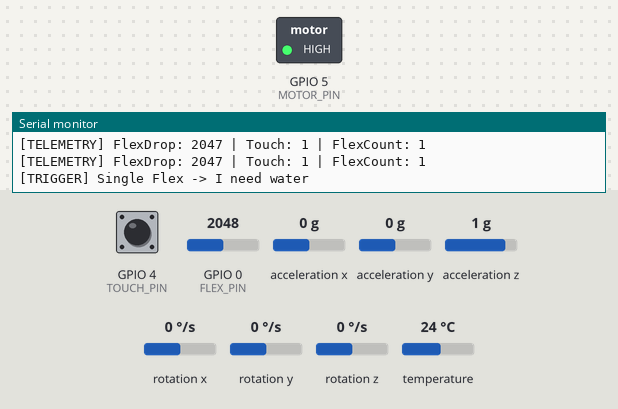
The sketch below on a simulated ESP32-C3. Parts: switched loads named in the sketch (green lamp = pin HIGH), the last lines printed to the serial monitor. Dashed ring = blinking. The inputs (shaded band) are chosen by the test bench; at power-on: acceleration x 0 g, acceleration y 0 g, GPIO 0 (FLEX_PIN) = 2048, GPIO 4 (TOUCH_PIN) HIGH, acceleration z 1 g, rotation x 0 °/s, rotation y 0 °/s, rotation z 0 °/s, temperature 24 °C. Nothing arrives over Bluetooth unless stated; a phone connects over Bluetooth LE 3 s after start.

Above: at 2.9 s.
3.0 s: acceleration x set to -0.7 g
5.5 s: acceleration x set to -1 g
At 7.9 s:
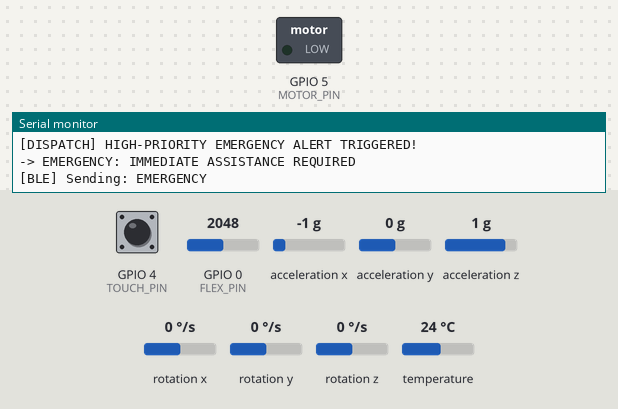
8.5 s: acceleration x set to -0.8 g
At 9.2 s:
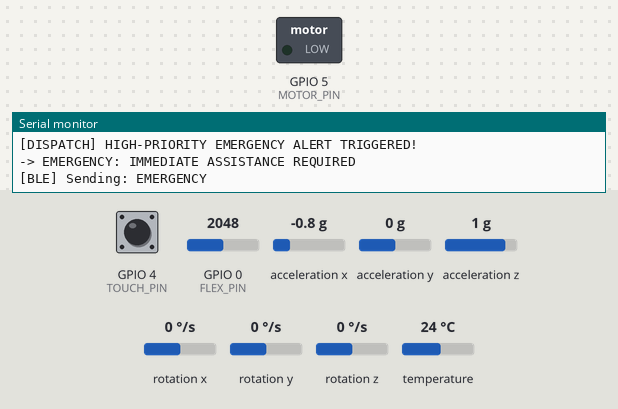
10.0 s: acceleration y set to -0.4 g
At 10.23 s:
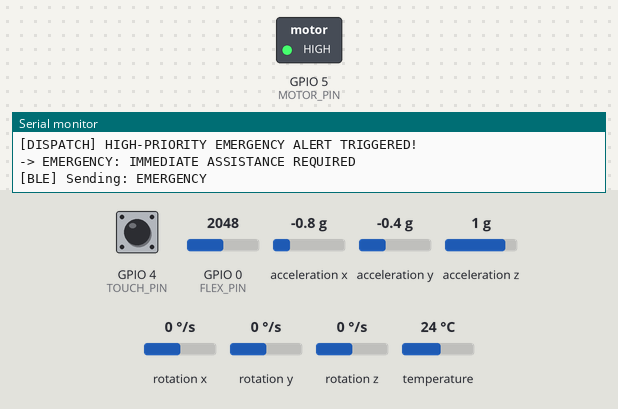
13.0 s: acceleration x set to 0 g
At 14.1 s:
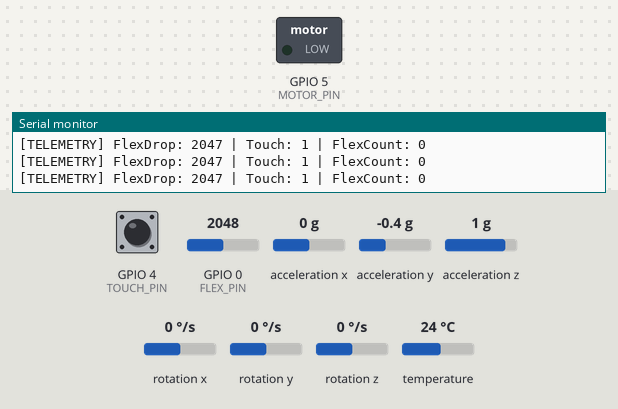
Timing chart, 0 to 15.5 s (numbered marks = the images above; inputs shaded):
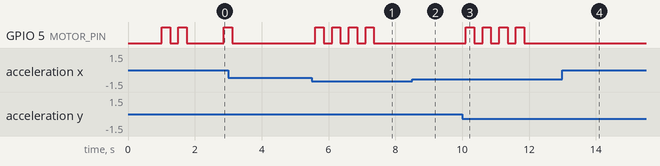

The sketch:

care_band_ble.ino
```cpp
#include <Wire.h>
#include <Adafruit_MPU6050.h>
#include <Adafruit_Sensor.h>

// ---- BLE (added) ----
#include <BLEDevice.h>
#include <BLEServer.h>
#include <BLEUtils.h>
#include <BLE2902.h>

#define SERVICE_UUID "4fafc201-1fb5-459e-8fcc-c5c9c331914b"
#define CHAR_UUID "beb5483e-36e1-4688-b7f5-ea07361b26a8"

BLECharacteristic* pChar = nullptr;
bool deviceConnected = false;

class ServerCB : public BLEServerCallbacks {
  void onConnect(BLEServer* s) {
    deviceConnected = true;
    Serial.println("[BLE] Phone connected");
  }
  void onDisconnect(BLEServer* s) {
    deviceConnected = false;
    Serial.println("[BLE] Phone disconnected, advertising again");
    BLEDevice::startAdvertising();
  }
};

void setupBLE() {
  BLEDevice::init("CARE-BAND");
  BLEServer* server = BLEDevice::createServer();
  server->setCallbacks(new ServerCB());
  BLEService* service = server->createService(SERVICE_UUID);
  pChar = service->createCharacteristic(CHAR_UUID, BLECharacteristic::PROPERTY_READ | BLECharacteristic::PROPERTY_NOTIFY);
  pChar->addDescriptor(new BLE2902());
  service->start();
  BLEAdvertising* adv = BLEDevice::getAdvertising();
  adv->addServiceUUID(SERVICE_UUID);
  adv->setScanResponse(true);
  BLEDevice::startAdvertising();
  Serial.println("[BLE] Advertising as CARE-BAND");
}

// Sends WATER / FOOD / RESTROOM / EMERGENCY to the phone
void sendEvent(const char* msg) {
  Serial.print("[BLE] Sending: ");
  Serial.println(msg);
  if (deviceConnected && pChar) {
    pChar->setValue((uint8_t*)msg, strlen(msg));
    pChar->notify();
  }
}

// ==========================================
// 1. HARDWARE PIN DEFINITIONS (ESP32-C3)
// ==========================================
const int FLEX_PIN = 0;   // GPIO0 (ADC) - Flex sensor voltage divider
const int TOUCH_PIN = 4;  // GPIO4 (Digital/Capacitive sig) - Confirmation touch sensor
const int MOTOR_PIN = 5;  // GPIO5 (PWM/Digital) - ERM Vibration Motor
const int I2C_SDA = 8;    // GPIO8 - MPU6050 SDA
const int I2C_SCL = 9;    // GPIO9 - MPU6050 SCL

// ==========================================
// 2. THRESHOLDS & TIMING CONFIGURATION
// ==========================================
const int FLEX_REST_VALUE = 4095;                   // Unflexed baseline
const int FLEX_DROP_THRESHOLD = 500;                // Drop required from 4095
const unsigned long CONFIRMATION_WINDOW_MS = 5000;  // 5 seconds to confirm

// IMU Emergency Thresholds
const float EMERGENCY_GYRO_THRESHOLD = 50.0;
const float EMERGENCY_ACCEL_DELTA = 3.0;

// ==========================================
// 3. STATE MACHINE DEFINITIONS
// ==========================================
enum SystemState {
  STATE_IDLE,
  STATE_WAITING_CONFIRMATION,
  STATE_EMERGENCY
};

enum RequestType {
  REQ_WATER,
  REQ_FOOD,
  REQ_RESTROOM
};

SystemState currentState = STATE_IDLE;
RequestType activeRequest = REQ_WATER;

unsigned long confirmationStartTime = 0;
bool lastTouchState = LOW;

// Sequence tracking variables for Water, Food, and Restroom
int flexPeakCount = 0;
unsigned long lastFlexTime = 0;
bool wasFlexed = false;

// MPU6050 object
Adafruit_MPU6050 mpu;

void setup() {
  Serial.begin(115200);
  delay(1000);
  Serial.println("\n[INIT] Starting CARE-BAND Firmware (Sequence-Based Multi-Gesture)...");

  pinMode(FLEX_PIN, INPUT);
  pinMode(TOUCH_PIN, INPUT_PULLUP);
  pinMode(MOTOR_PIN, OUTPUT);
  digitalWrite(MOTOR_PIN, LOW);

  Wire.begin(I2C_SDA, I2C_SCL);
  if (!mpu.begin()) {
    Serial.println("[ERROR] MPU6050 Not Found! Check SDA:8, SCL:9 wiring.");
  } else {
    Serial.println("[INIT] MPU6050 initialized successfully.");
    mpu.setAccelerometerRange(MPU6050_RANGE_8_G);
    mpu.setGyroRange(MPU6050_RANGE_500_DEG);
    mpu.setFilterBandwidth(MPU6050_BAND_21_HZ);
  }

  setupBLE();  // added

  triggerHapticFeedback(2);
  Serial.println("[READY] System operational.\n");
}

void loop() {
  int rawFlex = analogRead(FLEX_PIN);
  int touchState = digitalRead(TOUCH_PIN);

  sensors_event_t a, g, temp;
  bool imuActive = mpu.getEvent(&a, &g, &temp);

  bool touchPressed = (touchState == HIGH && lastTouchState == LOW);
  lastTouchState = touchState;

  int flexDrop = FLEX_REST_VALUE - rawFlex;
  bool isFlexedNow = (flexDrop > FLEX_DROP_THRESHOLD);

  float totalAccel = sqrt(sq(a.acceleration.x) + sq(a.acceleration.y) + sq(a.acceleration.z));
  float accelDelta = abs(totalAccel - 9.8);

  // Print telemetry
  Serial.print("[TELEMETRY] FlexDrop: ");
  Serial.print(flexDrop);
  Serial.print(" | Touch: ");
  Serial.print(touchState);
  Serial.print(" | FlexCount: ");
  Serial.print(flexPeakCount);
  Serial.println();

  switch (currentState) {

    case STATE_IDLE:
      // 1. Emergency Detection (IMU Jerk/Shake)
      if (imuActive && (abs(g.gyro.x) > EMERGENCY_GYRO_THRESHOLD || abs(g.gyro.y) > EMERGENCY_GYRO_THRESHOLD || accelDelta > EMERGENCY_ACCEL_DELTA)) {
        Serial.println("[ALERT] Emergency gesture detected via IMU!");
        currentState = STATE_EMERGENCY;
        break;
      }

      // 2. Count Flex Bends (Recognizes rising edge of each flex)
      if (isFlexedNow && !wasFlexed) {
        unsigned long now = millis();
        if (now - lastFlexTime < 1400) {
          flexPeakCount++;
        } else {
          flexPeakCount = 1;
        }
        lastFlexTime = now;
      }
      wasFlexed = isFlexedNow;

      // 3. Evaluate Sequence after user finishes bending and pauses for 1.1 seconds
      if (flexPeakCount > 0 && (millis() - lastFlexTime > 1100)) {
        if (flexPeakCount >= 3) {
          Serial.println("[TRIGGER] Triple Flex -> I have to use the restroom");
          activeRequest = REQ_RESTROOM;
          triggerHapticFeedback(3);  // 3 pulses prompt
        } else if (flexPeakCount == 2) {
          Serial.println("[TRIGGER] Double Flex -> I want to eat");
          activeRequest = REQ_FOOD;
          triggerHapticFeedback(2);  // 2 pulses prompt
        } else if (flexPeakCount == 1) {
          Serial.println("[TRIGGER] Single Flex -> I need water");
          activeRequest = REQ_WATER;
          triggerHapticFeedback(1);  // 1 pulse prompt
        }

        confirmationStartTime = millis();
        currentState = STATE_WAITING_CONFIRMATION;
        flexPeakCount = 0;  // Reset count
      }
      break;

    case STATE_WAITING_CONFIRMATION:
      if (imuActive && (abs(g.gyro.x) > EMERGENCY_GYRO_THRESHOLD || abs(g.gyro.y) > EMERGENCY_GYRO_THRESHOLD || accelDelta > EMERGENCY_ACCEL_DELTA)) {
        Serial.println("[ALERT] Emergency override during confirmation!");
        currentState = STATE_EMERGENCY;
        flexPeakCount = 0;
        break;
      }

      // Patient confirms with a separate tap on the touch sensor
      if (touchPressed) {
        Serial.print("[CONFIRMATION SUCCESS] Request validated: ");
        if (activeRequest == REQ_WATER) {
          Serial.println("-> REQUEST: I NEED WATER");
          sendEvent("WATER");        // added
          triggerHapticFeedback(2);  // 2 pulses on success
        } else if (activeRequest == REQ_FOOD) {
          Serial.println("-> REQUEST: I WANT TO EAT");
          sendEvent("FOOD");         // added
          triggerHapticFeedback(3);  // 3 pulses on success
        } else if (activeRequest == REQ_RESTROOM) {
          Serial.println("-> REQUEST: I HAVE TO USE THE RESTROOM");
          sendEvent("RESTROOM");     // added
          triggerHapticFeedback(4);  // 4 pulses on success
        }

        currentState = STATE_IDLE;
        flexPeakCount = 0;
        delay(1000);
      } else if (millis() - confirmationStartTime > CONFIRMATION_WINDOW_MS) {
        Serial.println("[TIMEOUT] Confirmation window expired. Resetting silently.");
        currentState = STATE_IDLE;
        flexPeakCount = 0;
      }
      break;

    case STATE_EMERGENCY:
      Serial.println("[DISPATCH] HIGH-PRIORITY EMERGENCY ALERT TRIGGERED!");
      Serial.println("-> EMERGENCY: IMMEDIATE ASSISTANCE REQUIRED");
      sendEvent("EMERGENCY");  // added
      triggerHapticFeedback(4);
      currentState = STATE_IDLE;
      flexPeakCount = 0;
      delay(2000);
      break;
  }

  delay(50);
}

// ==========================================
// 4. HELPER FUNCTIONS
// ==========================================
void triggerHapticFeedback(int pulseCount) {
  for (int i = 0; i < pulseCount; i++) {
    digitalWrite(MOTOR_PIN, HIGH);
    delay(250);
    digitalWrite(MOTOR_PIN, LOW);
    if (i < pulseCount - 1) {
      delay(250);  // Pause between pulses
    }
  }
}
```

Measured:
- the behaviour switches between -0.8 and -0.9 g on acceleration x (found by bisection; images 0 and 1)
- the behaviour switches between -0.2 and -0.3 g on acceleration y (found by bisection; images 2 and 3)
- after the input at 5.5 s, GPIO 5 (MOTOR_PIN): alternates HIGH for 0.25 s and LOW for 0.25 s, 8 changes in all, then stays LOW, starting after 0.11 s
- after the input at 8.5 s, GPIO 5 (MOTOR_PIN): stays LOW (without the input it goes to HIGH after 0.98 s)
- after the input at 10.0 s, GPIO 5 (MOTOR_PIN): alternates HIGH for 0.25 s and LOW for 0.25 s, 8 changes in all, then stays LOW, starting after 0.11 s
- after the input at 13.0 s, GPIO 5 (MOTOR_PIN): stops changing and stays LOW
